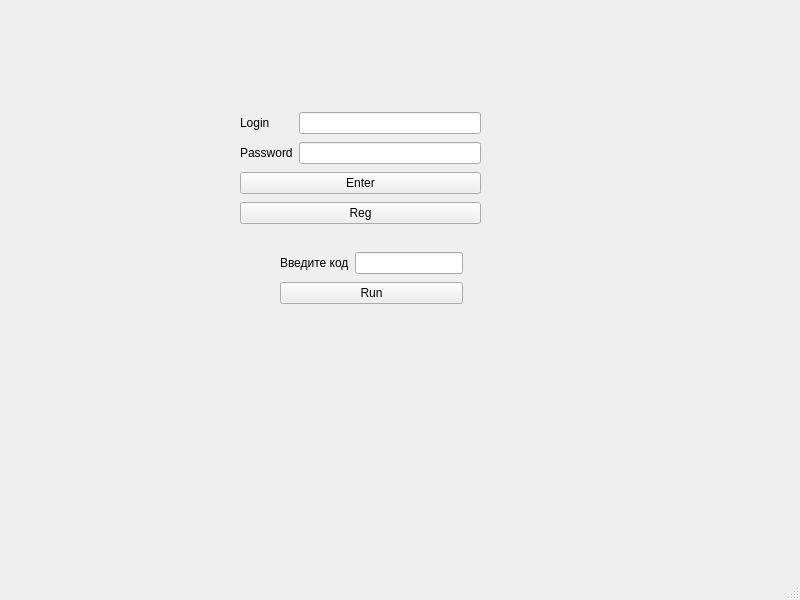
<?xml version="1.0" encoding="UTF-8"?>
<ui version="4.0">
 <class>MainWindow</class>
 <widget class="QMainWindow" name="MainWindow">
  <property name="geometry">
   <rect>
    <x>0</x>
    <y>0</y>
    <width>800</width>
    <height>600</height>
   </rect>
  </property>
  <property name="windowTitle">
   <string>MainWindow</string>
  </property>
  <widget class="QWidget" name="centralwidget">
   <widget class="QStackedWidget" name="stackedWidget">
    <property name="geometry">
     <rect>
      <x>200</x>
      <y>40</y>
      <width>401</width>
      <height>371</height>
     </rect>
    </property>
    <property name="currentIndex">
     <number>0</number>
    </property>
    <widget class="QWidget" name="page">
     <widget class="QWidget" name="layoutWidget">
      <property name="geometry">
       <rect>
        <x>40</x>
        <y>70</y>
        <width>241</width>
        <height>116</height>
       </rect>
      </property>
      <layout class="QGridLayout" name="gridLayout">
       <item row="2" column="0" colspan="2">
        <widget class="QPushButton" name="EnterButton">
         <property name="text">
          <string>Enter</string>
         </property>
        </widget>
       </item>
       <item row="0" column="0">
        <widget class="QLabel" name="LogLabel">
         <property name="text">
          <string>Login</string>
         </property>
        </widget>
       </item>
       <item row="0" column="1">
        <widget class="QLineEdit" name="LogEdit"/>
       </item>
       <item row="1" column="0">
        <widget class="QLabel" name="PasLabel">
         <property name="text">
          <string>Password</string>
         </property>
        </widget>
       </item>
       <item row="1" column="1">
        <widget class="QLineEdit" name="PasEdit"/>
       </item>
       <item row="3" column="0" colspan="2">
        <widget class="QPushButton" name="RegButton">
         <property name="text">
          <string>Reg</string>
         </property>
        </widget>
       </item>
      </layout>
     </widget>
     <widget class="QWidget" name="layoutWidget">
      <property name="geometry">
       <rect>
        <x>80</x>
        <y>210</y>
        <width>183</width>
        <height>58</height>
       </rect>
      </property>
      <layout class="QVBoxLayout" name="verticalLayout_3">
       <item>
        <layout class="QHBoxLayout" name="horizontalLayout_2">
         <item>
          <widget class="QLabel" name="adminLabel">
           <property name="text">
            <string>Введите код</string>
           </property>
          </widget>
         </item>
         <item>
          <widget class="QLineEdit" name="AdmEdit"/>
         </item>
        </layout>
       </item>
       <item>
        <widget class="QPushButton" name="Runbut">
         <property name="text">
          <string>Run</string>
         </property>
        </widget>
       </item>
      </layout>
     </widget>
    </widget>
    <widget class="QWidget" name="page_2">
     <widget class="QWidget" name="layoutWidget">
      <property name="geometry">
       <rect>
        <x>70</x>
        <y>10</y>
        <width>172</width>
        <height>212</height>
       </rect>
      </property>
      <layout class="QVBoxLayout" name="verticalLayout_2">
       <item>
        <layout class="QHBoxLayout" name="horizontalLayout">
         <item>
          <layout class="QVBoxLayout" name="verticalLayout">
           <item>
            <layout class="QFormLayout" name="formLayout">
             <item row="0" column="0">
              <widget class="QLabel" name="label_3">
               <property name="text">
                <string>Login</string>
               </property>
              </widget>
             </item>
             <item row="0" column="1">
              <widget class="QLineEdit" name="RLogEdit"/>
             </item>
             <item row="1" column="0">
              <widget class="QLabel" name="label_4">
               <property name="text">
                <string>Password</string>
               </property>
              </widget>
             </item>
             <item row="1" column="1">
              <widget class="QLineEdit" name="RPasEdit"/>
             </item>
             <item row="2" column="0">
              <widget class="QLabel" name="label_5">
               <property name="text">
                <string>Name</string>
               </property>
              </widget>
             </item>
             <item row="2" column="1">
              <widget class="QLineEdit" name="RNameEdit"/>
             </item>
             <item row="3" column="0">
              <widget class="QLabel" name="label_6">
               <property name="text">
                <string>Phone</string>
               </property>
              </widget>
             </item>
             <item row="3" column="1">
              <widget class="QLineEdit" name="RPhoneEdit"/>
             </item>
             <item row="4" column="0">
              <widget class="QLabel" name="label_7">
               <property name="text">
                <string>Address</string>
               </property>
              </widget>
             </item>
             <item row="4" column="1">
              <widget class="QLineEdit" name="RAdrEdit"/>
             </item>
            </layout>
           </item>
           <item>
            <widget class="QPushButton" name="RegInButton">
             <property name="text">
              <string>Register</string>
             </property>
            </widget>
           </item>
          </layout>
         </item>
        </layout>
       </item>
       <item>
        <widget class="QPushButton" name="CancelButton">
         <property name="text">
          <string>Cancel</string>
         </property>
        </widget>
       </item>
      </layout>
     </widget>
    </widget>
    <widget class="QWidget" name="page_3">
     <widget class="QWidget" name="layoutWidget">
      <property name="geometry">
       <rect>
        <x>60</x>
        <y>10</y>
        <width>258</width>
        <height>226</height>
       </rect>
      </property>
      <layout class="QVBoxLayout" name="verticalLayout_4">
       <item>
        <widget class="QListWidget" name="listWidget"/>
       </item>
       <item>
        <layout class="QHBoxLayout" name="horizontalLayout_3">
         <item>
          <widget class="QPushButton" name="CopyButton">
           <property name="text">
            <string>Copy</string>
           </property>
          </widget>
         </item>
         <item>
          <widget class="QPushButton" name="Edit_Button">
           <property name="text">
            <string>Edit</string>
           </property>
          </widget>
         </item>
        </layout>
       </item>
      </layout>
     </widget>
     <widget class="QPushButton" name="pushButton">
      <property name="geometry">
       <rect>
        <x>130</x>
        <y>250</y>
        <width>121</width>
        <height>24</height>
       </rect>
      </property>
      <property name="text">
       <string>Read</string>
      </property>
     </widget>
     <widget class="QPushButton" name="AddButton">
      <property name="geometry">
       <rect>
        <x>90</x>
        <y>290</y>
        <width>61</width>
        <height>31</height>
       </rect>
      </property>
      <property name="text">
       <string>Add file</string>
      </property>
     </widget>
    </widget>
    <widget class="QWidget" name="page_4">
     <widget class="QPushButton" name="ConfirmButton">
      <property name="geometry">
       <rect>
        <x>150</x>
        <y>220</y>
        <width>61</width>
        <height>24</height>
       </rect>
      </property>
      <property name="text">
       <string>Confirm</string>
      </property>
     </widget>
     <widget class="QWidget" name="layoutWidget">
      <property name="geometry">
       <rect>
        <x>100</x>
        <y>60</y>
        <width>164</width>
        <height>26</height>
       </rect>
      </property>
      <layout class="QHBoxLayout" name="horizontalLayout_6">
       <item>
        <widget class="QLabel" name="label">
         <property name="text">
          <string>Filename</string>
         </property>
        </widget>
       </item>
       <item>
        <widget class="QLineEdit" name="FNameEdit"/>
       </item>
      </layout>
     </widget>
     <widget class="QTextEdit" name="Soderjanie_textEdit">
      <property name="geometry">
       <rect>
        <x>100</x>
        <y>110</y>
        <width>161</width>
        <height>101</height>
       </rect>
      </property>
     </widget>
     <widget class="QLabel" name="label_2">
      <property name="geometry">
       <rect>
        <x>100</x>
        <y>90</y>
        <width>71</width>
        <height>16</height>
       </rect>
      </property>
      <property name="text">
       <string>Содержание</string>
      </property>
     </widget>
    </widget>
    <widget class="QWidget" name="page_5">
     <widget class="QLabel" name="Filename_label">
      <property name="geometry">
       <rect>
        <x>70</x>
        <y>50</y>
        <width>191</width>
        <height>16</height>
       </rect>
      </property>
      <property name="text">
       <string/>
      </property>
     </widget>
     <widget class="QWidget" name="layoutWidget">
      <property name="geometry">
       <rect>
        <x>70</x>
        <y>70</y>
        <width>258</width>
        <height>226</height>
       </rect>
      </property>
      <layout class="QVBoxLayout" name="verticalLayout_5">
       <item>
        <widget class="QTextEdit" name="Edit_textEdit"/>
       </item>
       <item>
        <layout class="QHBoxLayout" name="horizontalLayout_4">
         <item>
          <widget class="QPushButton" name="Save_pushButton">
           <property name="text">
            <string>Save</string>
           </property>
          </widget>
         </item>
         <item>
          <widget class="QPushButton" name="Cancel_pushButton">
           <property name="text">
            <string>Cancel</string>
           </property>
          </widget>
         </item>
        </layout>
       </item>
      </layout>
     </widget>
    </widget>
    <widget class="QWidget" name="page_6">
     <widget class="QTextEdit" name="Read_textEdit">
      <property name="geometry">
       <rect>
        <x>50</x>
        <y>60</y>
        <width>281</width>
        <height>251</height>
       </rect>
      </property>
     </widget>
     <widget class="QLabel" name="Readlabel">
      <property name="geometry">
       <rect>
        <x>50</x>
        <y>40</y>
        <width>49</width>
        <height>16</height>
       </rect>
      </property>
      <property name="text">
       <string/>
      </property>
     </widget>
     <widget class="QPushButton" name="ButtonBack">
      <property name="geometry">
       <rect>
        <x>150</x>
        <y>320</y>
        <width>80</width>
        <height>24</height>
       </rect>
      </property>
      <property name="text">
       <string>Go back</string>
      </property>
     </widget>
    </widget>
   </widget>
  </widget>
  <widget class="QMenuBar" name="menubar">
   <property name="geometry">
    <rect>
     <x>0</x>
     <y>0</y>
     <width>800</width>
     <height>21</height>
    </rect>
   </property>
  </widget>
  <widget class="QStatusBar" name="statusbar"/>
 </widget>
 <resources/>
 <connections/>
</ui>
